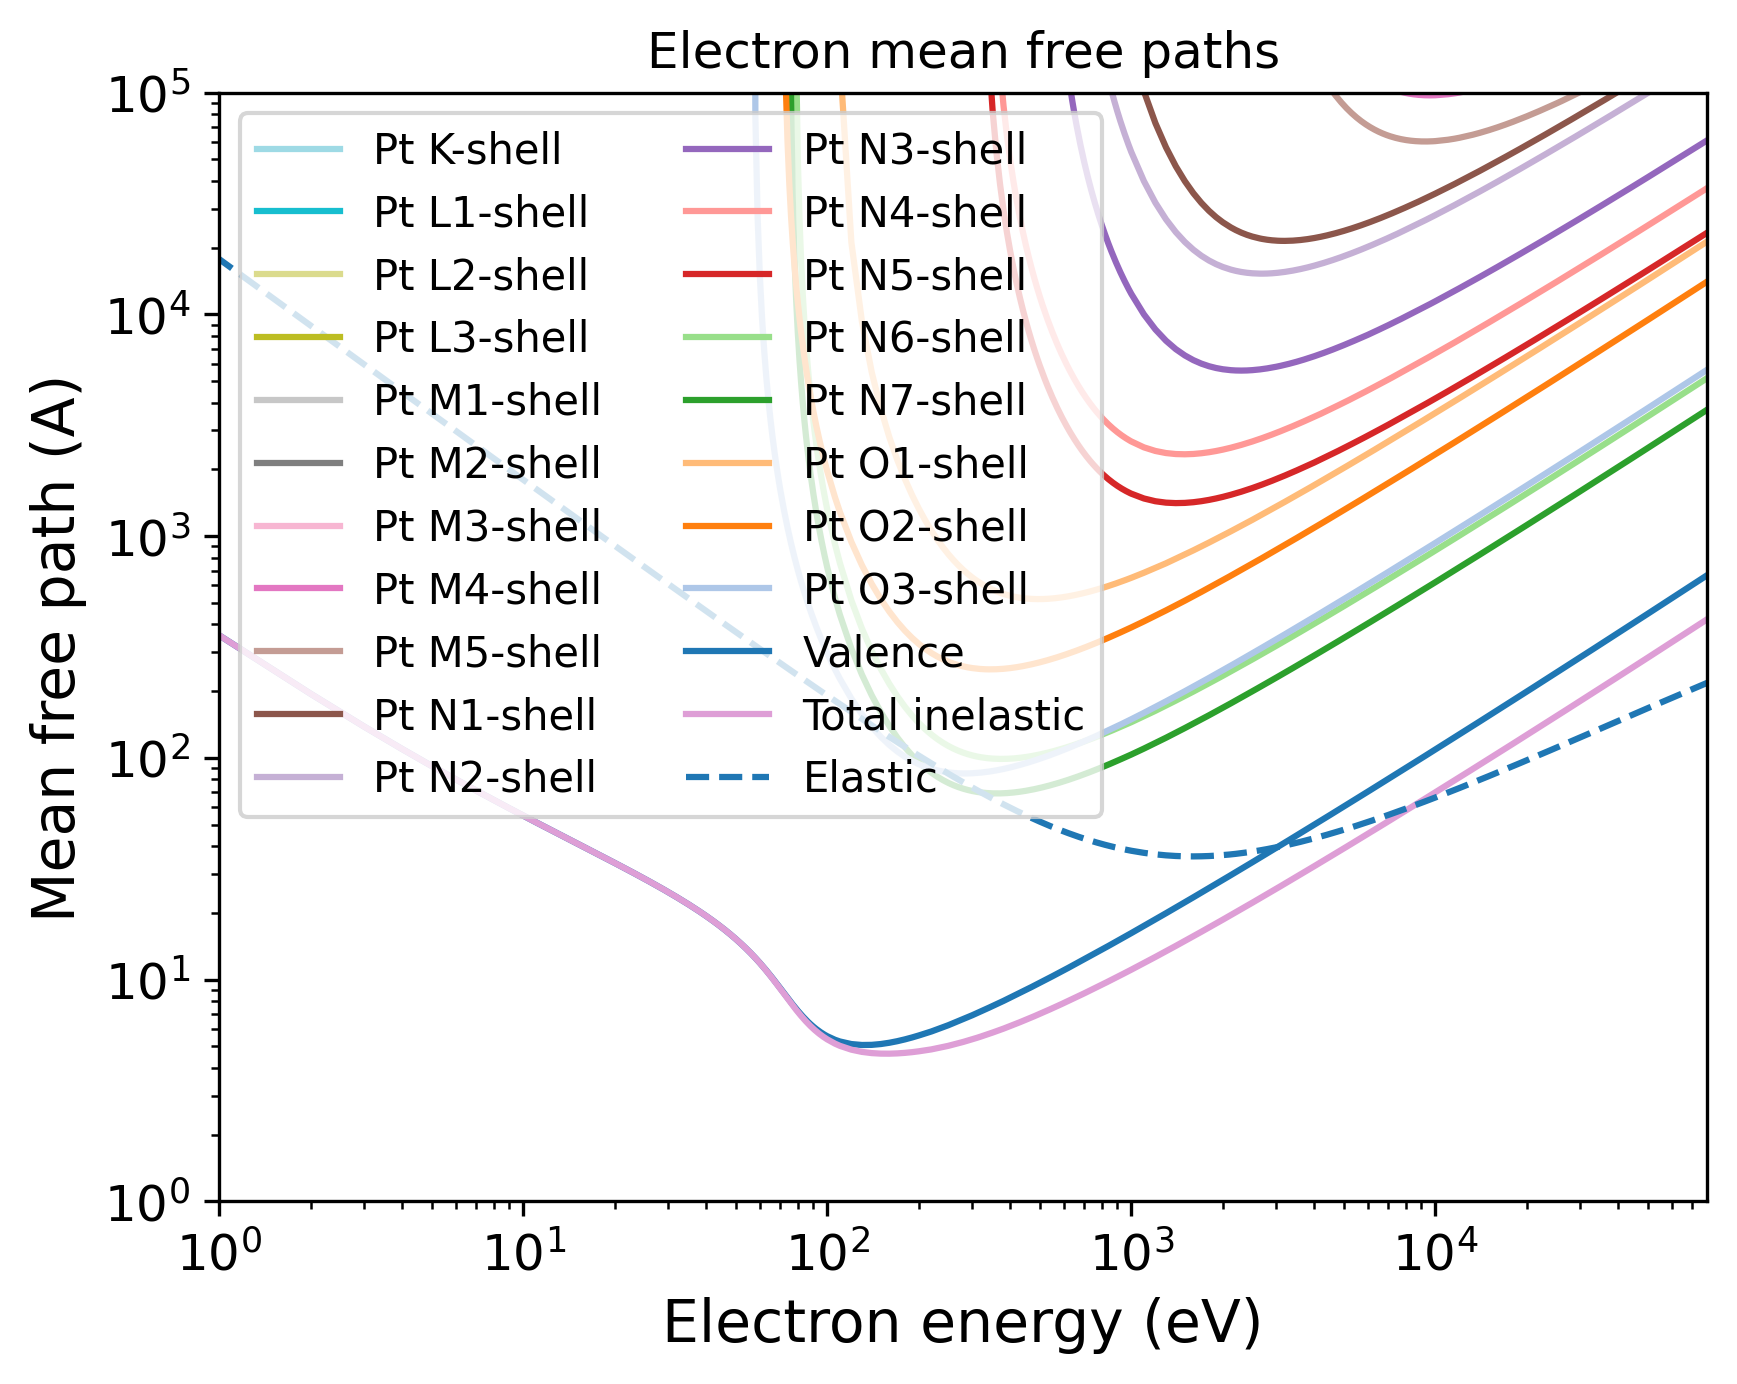

This figure's Python source:
import pandas as pd
import numpy as np
import matplotlib.pyplot as plt
import matplotlib.cm as cm
# Set the format:
plt.xlabel("Electron energy (eV)", fontsize=14)
plt.ylabel("Mean free path (A)", fontsize=14)
plt.xticks(fontsize=12)
plt.yticks(fontsize=12)
plt.grid(False)
# Set the axes:
# Read the output file:
df = pd.read_csv(r"OUTPUT_Pt_Electron_IMFP.dat", sep=r'\s+', header=None, comment="#", skipinitialspace=True)
plt.xscale("log")
plt.yscale("log")
# Prepare the plot:
columns_to_plot = [ 1, 2, 3, 4, 5, 6, 7, 8, 9, 10, 11, 12, 13, 14, 15, 16, 17, 18, 19, 20, 21]
labels = [ "Pt K-shell", "Pt L1-shell", "Pt L2-shell", "Pt L3-shell", "Pt M1-shell", "Pt M2-shell", "Pt M3-shell", "Pt M4-shell", "Pt M5-shell", "Pt N1-shell", "Pt N2-shell", "Pt N3-shell", "Pt N4-shell", "Pt N5-shell", "Pt N6-shell", "Pt N7-shell", "Pt O1-shell", "Pt O2-shell", "Pt O3-shell", "Valence", "Total inelastic"]
# Create N distinct colors from a colormap
N = len(columns_to_plot)
colors = np.vstack([plt.cm.tab20(np.linspace(1, 0, 20)), plt.cm.tab20b(np.linspace(1, 0, 20))])
# Set line styles:
linestyles = [ "-", "-", "-", "-", "-", "-", "-", "-", "-", "-", "-", "-", "-", "-", "-", "-", "-", "-", "-", "-", "-"]
for i, col in enumerate(columns_to_plot):
    color = colors[i % len(colors)]
    ls    = linestyles[i % len(linestyles)]
    label = labels[i % len(labels)]
    plt.plot(df.iloc[:, 0], df.iloc[:, col],
    color=color,
    label=label,
    linestyle=ls)
# Add a curve from the second file
df2 = pd.read_csv(r"OUTPUT_Pt_Electron_EMFP.dat", sep=r'\s+', header=None, comment="#", skipinitialspace=True)
columns_to_plot2 = [ 2]
labels2 = [ "Elastic"]
# Create second part of the plot:
for col, label in zip(columns_to_plot2, labels2):
    plt.plot(df2.iloc[:, 0], df2.iloc[:, col], label=label, linestyle="--")
plt.xlim(1.00000000,78399.00100000)
plt.ylim(1.00000000,100000.00000000)
plt.title("Electron mean free paths")
plt.legend(loc="best", fontsize=10, ncol=2)
# Save the plot in this format:
plt.savefig("OUTPUT_MFP_electron.png", dpi=300, bbox_inches="tight")
